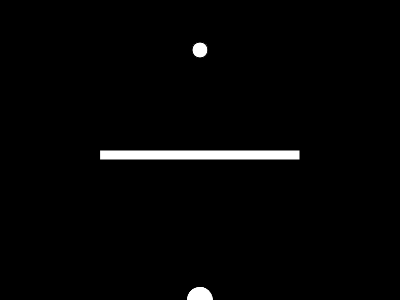
Frame 1 (no input)
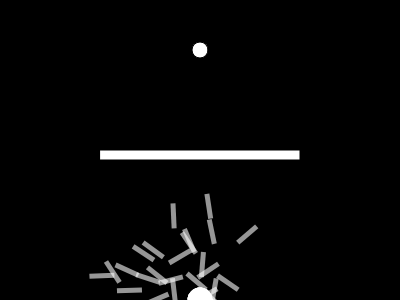
Frame 60 (no input)
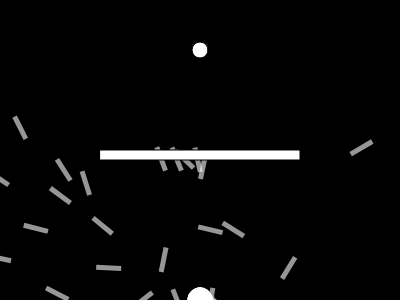
Frame 120 (the mouse pressed at the canvas centre since frame 60)

The p5.js sketch that drew these frames (run headless with seeded random() and noise() and a simulated clock; from frame 60 on, the mouse is pressed at the canvas centre):

// p5.js sketch
// ── sketch.js
var population;
// Each rocket is alive till 400 frames
var lifespan = 400;
// Made to display count on screen
var lifeP;
// Keeps track of frames
var count = 0;
// Where rockets are trying to go
var target;
// Max force applied to rocket
var maxforce = 0.2;

// Dimensions of barrier
var rx = 100;
var ry = 150;
var rw = 200;
var rh = 10;

function setup() {
  createCanvas(400, 300);
  population = new Population();
  lifeP = createP();
  target = createVector(width / 2, 50);

}

function draw() {
  background(0);
  population.run();
  // Displays count to window
  lifeP.html(count);

  count++;
  if (count == lifespan) {
    population.evaluate();
    population.selection();
    // Population = new Population();
    count = 0;
  }
  // Renders barrier for rockets
  fill(255);
  rect(rx, ry, rw, rh);
  // Renders target
  ellipse(target.x, target.y, 16, 16);
}
// ── dna.js
function DNA(genes) {
  // Recieves genes and create a dna object
  if (genes) {
    this.genes = genes;
  }
  // If no genes just create random dna
  else {
    this.genes = [];
    for (var i = 0; i < lifespan; i++) {
      // Gives random vectors
      this.genes[i] = p5.Vector.random2D();
      // Sets maximum force of vector to be applied to a rocket
      this.genes[i].setMag(maxforce);
    }
  }
  // Performs a crossover with another member of the species
  this.crossover = function(partner) {
    var newgenes = [];
    // Picks random midpoint
    var mid = floor(random(this.genes.length));
    for (var i = 0; i < this.genes.length; i++) {
      // If i is greater than mid the new gene should come from this partner
      if (i > mid) {
        newgenes[i] = this.genes[i];
      }
      // If i < mid new gene should come from other partners gene's
      else {
        newgenes[i] = partner.genes[i];
      }
    }
    // Gives DNA object an array
    return new DNA(newgenes);
  }

  // Adds random mutation to the genes to add variance.
  this.mutation = function() {
    for (var i = 0; i < this.genes.length; i++) {
      // if random number less than 0.01, new gene is then random vector
      if (random(1) < 0.01) {
        this.genes[i] = p5.Vector.random2D();
        this.genes[i].setMag(maxforce);
      }
    }
  }

}
// ── population.js
function Population() {
  // Array of rockets
  this.rockets = [];
  // Amount of rockets
  this.popsize = 100;
  // Amount parent rocket partners
  this.matingpool = [];

  // Associates a rocket to an array index
  for (var i = 0; i < this.popsize; i++) {
    this.rockets[i] = new Rocket();
  }

  this.evaluate = function() {

    var maxfit = 0;
    // Iterate through all rockets and calcultes their fitness
    for (var i = 0; i < this.popsize; i++) {
      // Calculates fitness
      this.rockets[i].calcFitness();
      // If current fitness is greater than max, then make max eqaul to current
      if (this.rockets[i].fitness > maxfit) {
        maxfit = this.rockets[i].fitness;
      }
    }
    // Normalises fitnesses
    for (var i = 0; i < this.popsize; i++) {
      this.rockets[i].fitness /= maxfit;
    }

    this.matingpool = [];
    // Take rockets fitness make in to scale of 1 to 100
    // A rocket with high fitness will highly likely will be in the mating pool
    for (var i = 0; i < this.popsize; i++) {
      var n = this.rockets[i].fitness * 100;
      for (var j = 0; j < n; j++) {
        this.matingpool.push(this.rockets[i]);
      }
    }
  }
  // Selects appropriate genes for child
  this.selection = function() {
    var newRockets = [];
    for (var i = 0; i < this.rockets.length; i++) {
      // Picks random dna
      var parentA = random(this.matingpool).dna;
      var parentB = random(this.matingpool).dna;
      // Creates child by using crossover function
      var child = parentA.crossover(parentB);
      child.mutation();
      // Creates new rocket with child dna
      newRockets[i] = new Rocket(child);
    }
    // This instance of rockets are the new rockets
    this.rockets = newRockets;
  }

  // Calls for update and show functions
  this.run = function() {
    for (var i = 0; i < this.popsize; i++) {
      this.rockets[i].update();
      // Displays rockets to screen
      this.rockets[i].show();
    }
  }
}

// ── rocket.js
// Constructor function
function Rocket(dna) {
  // Physics of rocket at current instance
  this.pos = createVector(width / 2, height);
  this.vel = createVector();
  this.acc = createVector();
  // Checkes rocket has reached target
  this.completed = false;
  // Checks if rocket had crashed
  this.crashed = false;
  // Gives a rocket dna
  if (dna) {
    this.dna = dna;
  } else {
    this.dna = new DNA();
  }
  this.fitness = 0;

  // Object can recieve force and add to acceleration
  this.applyForce = function(force) {
    this.acc.add(force);
  }
  // Calulates fitness of rocket
  this.calcFitness = function() {
    // Takes distance to target
    var d = dist(this.pos.x, this.pos.y, target.x, target.y);

    // Maps range of fitness
    this.fitness = map(d, 0, width, width, 0);
    // If rocket gets to target increase fitness of rocket
    if (this.completed) {
      this.fitness *= 10;
    }
    // If rocket does not get to target decrease fitness
    if (this.crashed) {
      this.fitness /= 10;
    }

  }
  // Updates state of rocket
  this.update = function() {
    // Checks distance from rocket to target
    var d = dist(this.pos.x, this.pos.y, target.x, target.y);
    // If distance less than 10 pixels, then it has reached target
    if (d < 10) {
      this.completed = true;
      this.pos = target.copy();
    }
    // Rocket hit the barrier
    if (this.pos.x > rx && this.pos.x < rx + rw && this.pos.y > ry && this.pos.y < ry + rh) {
      this.crashed = true;
    }
    // Rocket has hit left or right of window
    if (this.pos.x > width || this.pos.x < 0) {
      this.crashed = true;
    }
    // Rocket has hit top or bottom of window
    if (this.pos.y > height || this.pos.y < 0) {
      this.crashed = true;
    }


    //applies the random vectors defined in dna to consecutive frames of rocket
    this.applyForce(this.dna.genes[count]);
    // if rocket has not got to goal and not crashed then update physics engine
    if (!this.completed && !this.crashed) {
      this.vel.add(this.acc);
      this.pos.add(this.vel);
      this.acc.mult(0);
      this.vel.limit(4);
    }
  }
  // displays rocket to window
  this.show = function() {
    // push and pop allow's rotating and translation not to affect other objects
    push();
    //color customization of rockets
    noStroke();
    fill(255, 150);
    //translate to the postion of rocket
    translate(this.pos.x, this.pos.y);
    //rotatates to the angle the rocket is pointing
    rotate(this.vel.heading());
    //creates a rectangle shape for rocket
    rectMode(CENTER);
    rect(0, 0, 25, 5);
    pop();
  }

}
